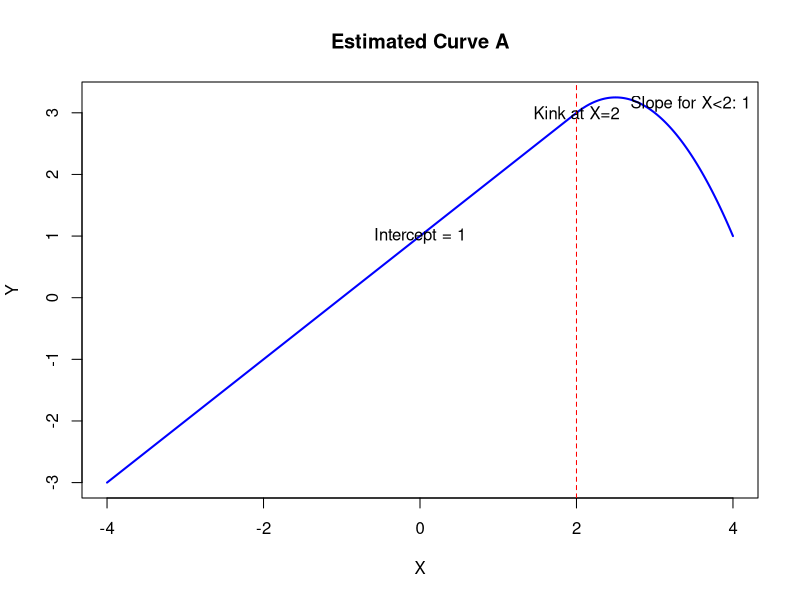
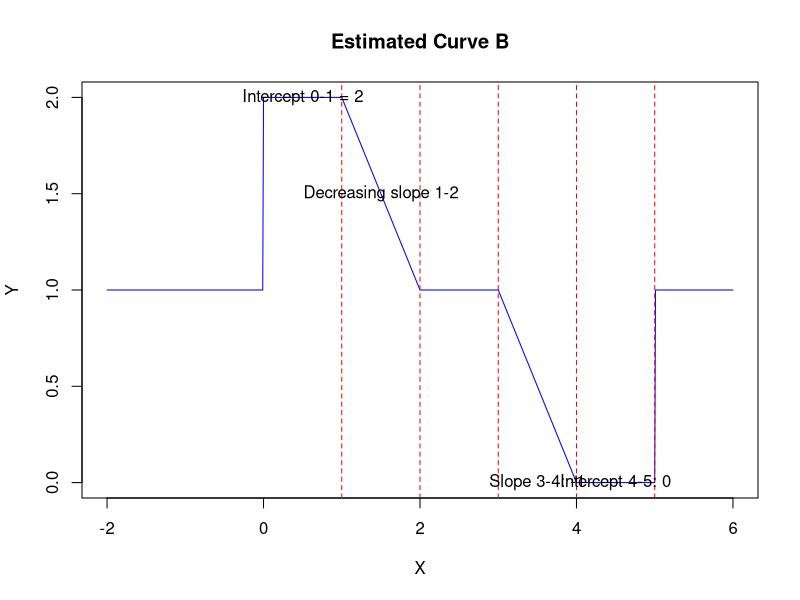

Write the R code that produced these figures, in order.
#==================================================================
#
# MIDTERM EXAM
# BIG Data
# 2024-03-28
#
#==================================================================

## Problem 1 ## ----

# Defining the data
observations <- data.frame(
  x1 = c(2, 1, 1, 5, 3, 0, 5),
  x2 = c(2, 0, 2, 2, 2, 1, 1),
  x3 = c(2, 5, 3, 3, 8, 4, 0),
  y = c("Success", "Failure", "Failure", "Success", "Failure", "Failure", "Success")
)

new_product <- c(1, 2, 3)

# Function to calculate Manhattan distance
manhattan_distance <- function(a, b) {
  sum(abs(a - b))
}

# Function to calculate Euclidean distance
euclidean_distance <- function(a, b) {
  sqrt(sum((a - b)^2))
}

# Calculating distances
observations$manhattan <- apply(observations[1:3], 1, manhattan_distance, b = new_product)
observations$euclidean <- apply(observations[1:3], 1, euclidean_distance, b = new_product)

# Preview the updated data with distances
print(observations)

## Part a

# Predict function based on K-nearest neighbors
predict_knn <- function(data, k, distance_col = "manhattan") {
  sorted_data <- data[order(data[[distance_col]]), ]
  top_k <- head(sorted_data, k)
  return(names(sort(table(top_k$y), decreasing = TRUE))[1])
}

# Predictions for K = 3 and K = 5 using Manhattan distance
prediction_k3_manhattan <- predict_knn(observations, 3, "manhattan")
prediction_k5_manhattan <- predict_knn(observations, 5, "manhattan")

# Predictions for K = 3 and K = 5 using Euclidean distance
prediction_k3_euclidean <- predict_knn(observations, 3, "euclidean")
prediction_k5_euclidean <- predict_knn(observations, 5, "euclidean")

# Both Manhattan and Euclidean distances yield the same predictions for both 
# K=3 and K=5, with the new product being predicted as a "Failure" in both cases.
# This suggests that based on the nearest neighbors in the dataset, regardless of
# the distance metric or the number of neighbors considered, the predicted outcome
# for the new product remains consistent as "Failure."

## Part b
# Higher Variance: Expected with lower K values (e.g., K=3), because the model is more flexible
# and more closely follows the specific details (and noise) of the training data.

# Higher Bias: Expected with higher K values (e.g., K=5), because the model is less flexible,
# potentially oversimplifying the true underlying patterns in the data by averaging more neighbors' responses.

## Problem 3 ## ----

# Part a

# Define the parameters
beta_0 <- 1
beta_1 <- 1
beta_2 <- -1

# Create a sequence of X values from -4 to 4
X <- seq(-4, 4, by = 0.01)

# Compute the Y values based on the model
Y <- beta_0 + beta_1 * X + beta_2 * (X - 2)^2 * ifelse(X >= 2, 1, 0)

# Plot the curve
plot(X, Y, type = "l", main = "Estimated Curve A",
     xlab = "X", ylab = "Y",
     col = "blue", lwd = 2)

# Add a vertical line at X=2 to show the piecewise function change
abline(v = 2, col = "red", lty = 2)

# Add labels to indicate the piecewise sections and slopes
text(x = 0, y = beta_0, labels = paste("Intercept =", beta_0))
text(x = 2, y = beta_0 + beta_1 * 2, labels = "Kink at X=2")

# Add a legend to denote the slopes
legend("topright", legend=paste("Slope for X<2:", beta_1), bty="n")

# Part b

# Define the function for model B
model_B <- function(x) {
  if (0 <= x & x <= 1) {
    return(beta_0 + beta_1)
  } else if (1 < x & x <= 2) {
    return(beta_0 + beta_1 * (1 - (x - 1)))
  } else if (2 < x & x <= 3) {
    return(beta_0)
  } else if (3 <= x & x <= 4) {
    return(beta_0 + beta_2 * (x - 3))
  } else if (4 < x & x <= 5) {
    return(beta_0 + beta_2)
  } else {
    return(beta_0)
  }
}

# Generate X values and compute corresponding Y values
X <- seq(-2, 6, by = 0.01)
Y <- sapply(X, model_B)

# Plot the estimated curve B
plot(X, Y, type = "l", col = "blue", xlab = "X", ylab = "Y", main = "Estimated Curve B")
abline(v = c(1, 2, 3, 4, 5), col = "red", lty = 2)  # Adding vertical lines for transition points

# Add labels to indicate the intercepts and slopes
text(x = 0.5, y = beta_0 + beta_1, labels = paste("Intercept 0-1 =", beta_0 + beta_1))
text(x = 1.5, y = beta_0 + 0.5, labels = "Decreasing slope 1-2")
text(x = 3.5, y = beta_0 + beta_2, labels = paste("Slope 3-4:", beta_2))
text(x = 4.5, y = beta_0 + beta_2, labels = paste("Intercept 4-5:", beta_0 + beta_2))

